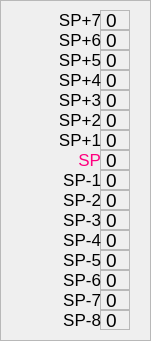
    <widget class="QFrame" name="stack_frame">
     <property name="geometry">
      <rect>
       <x>960</x>
       <y>30</y>
       <width>151</width>
       <height>341</height>
      </rect>
     </property>
     <property name="frameShape">
      <enum>QFrame::StyledPanel</enum>
     </property>
     <property name="frameShadow">
      <enum>QFrame::Plain</enum>
     </property>
     <widget class="QLabel" name="stack_F">
      <property name="geometry">
       <rect>
        <x>100</x>
        <y>10</y>
        <width>30</width>
        <height>20</height>
       </rect>
      </property>
      <property name="font">
       <font>
        <pointsize>14</pointsize>
       </font>
      </property>
      <property name="frameShape">
       <enum>QFrame::StyledPanel</enum>
      </property>
      <property name="frameShadow">
       <enum>QFrame::Sunken</enum>
      </property>
      <property name="text">
       <string>0</string>
      </property>
     </widget>
     <widget class="QLabel" name="stack_E">
      <property name="geometry">
       <rect>
        <x>100</x>
        <y>30</y>
        <width>30</width>
        <height>20</height>
       </rect>
      </property>
      <property name="font">
       <font>
        <pointsize>14</pointsize>
       </font>
      </property>
      <property name="frameShape">
       <enum>QFrame::StyledPanel</enum>
      </property>
      <property name="frameShadow">
       <enum>QFrame::Sunken</enum>
      </property>
      <property name="text">
       <string>0</string>
      </property>
     </widget>
     <widget class="QLabel" name="stack_D">
      <property name="geometry">
       <rect>
        <x>100</x>
        <y>50</y>
        <width>30</width>
        <height>20</height>
       </rect>
      </property>
      <property name="font">
       <font>
        <pointsize>14</pointsize>
       </font>
      </property>
      <property name="frameShape">
       <enum>QFrame::StyledPanel</enum>
      </property>
      <property name="frameShadow">
       <enum>QFrame::Sunken</enum>
      </property>
      <property name="text">
       <string>0</string>
      </property>
     </widget>
     <widget class="QLabel" name="stack_C">
      <property name="geometry">
       <rect>
        <x>100</x>
        <y>70</y>
        <width>30</width>
        <height>20</height>
       </rect>
      </property>
      <property name="font">
       <font>
        <pointsize>14</pointsize>
       </font>
      </property>
      <property name="frameShape">
       <enum>QFrame::StyledPanel</enum>
      </property>
      <property name="frameShadow">
       <enum>QFrame::Sunken</enum>
      </property>
      <property name="text">
       <string>0</string>
      </property>
     </widget>
     <widget class="QLabel" name="stack_B">
      <property name="geometry">
       <rect>
        <x>100</x>
        <y>90</y>
        <width>30</width>
        <height>20</height>
       </rect>
      </property>
      <property name="font">
       <font>
        <pointsize>14</pointsize>
       </font>
      </property>
      <property name="frameShape">
       <enum>QFrame::StyledPanel</enum>
      </property>
      <property name="frameShadow">
       <enum>QFrame::Sunken</enum>
      </property>
      <property name="text">
       <string>0</string>
      </property>
     </widget>
     <widget class="QLabel" name="stack_A">
      <property name="geometry">
       <rect>
        <x>100</x>
        <y>110</y>
        <width>30</width>
        <height>20</height>
       </rect>
      </property>
      <property name="font">
       <font>
        <pointsize>14</pointsize>
       </font>
      </property>
      <property name="frameShape">
       <enum>QFrame::StyledPanel</enum>
      </property>
      <property name="frameShadow">
       <enum>QFrame::Sunken</enum>
      </property>
      <property name="text">
       <string>0</string>
      </property>
     </widget>
     <widget class="QLabel" name="stack_9">
      <property name="geometry">
       <rect>
        <x>100</x>
        <y>130</y>
        <width>30</width>
        <height>20</height>
       </rect>
      </property>
      <property name="font">
       <font>
        <pointsize>14</pointsize>
       </font>
      </property>
      <property name="frameShape">
       <enum>QFrame::StyledPanel</enum>
      </property>
      <property name="frameShadow">
       <enum>QFrame::Sunken</enum>
      </property>
      <property name="text">
       <string>0</string>
      </property>
     </widget>
     <widget class="QLabel" name="stack_8">
      <property name="geometry">
       <rect>
        <x>100</x>
        <y>150</y>
        <width>30</width>
        <height>20</height>
       </rect>
      </property>
      <property name="font">
       <font>
        <pointsize>14</pointsize>
       </font>
      </property>
      <property name="frameShape">
       <enum>QFrame::StyledPanel</enum>
      </property>
      <property name="frameShadow">
       <enum>QFrame::Sunken</enum>
      </property>
      <property name="text">
       <string>0</string>
      </property>
     </widget>
     <widget class="QLabel" name="stack_7">
      <property name="geometry">
       <rect>
        <x>100</x>
        <y>170</y>
        <width>30</width>
        <height>20</height>
       </rect>
      </property>
      <property name="font">
       <font>
        <pointsize>14</pointsize>
       </font>
      </property>
      <property name="frameShape">
       <enum>QFrame::StyledPanel</enum>
      </property>
      <property name="frameShadow">
       <enum>QFrame::Sunken</enum>
      </property>
      <property name="text">
       <string>0</string>
      </property>
     </widget>
     <widget class="QLabel" name="stack_6">
      <property name="geometry">
       <rect>
        <x>100</x>
        <y>190</y>
        <width>30</width>
        <height>20</height>
       </rect>
      </property>
      <property name="font">
       <font>
        <pointsize>14</pointsize>
       </font>
      </property>
      <property name="frameShape">
       <enum>QFrame::StyledPanel</enum>
      </property>
      <property name="frameShadow">
       <enum>QFrame::Sunken</enum>
      </property>
      <property name="text">
       <string>0</string>
      </property>
     </widget>
     <widget class="QLabel" name="stack_5">
      <property name="geometry">
       <rect>
        <x>100</x>
        <y>210</y>
        <width>30</width>
        <height>20</height>
       </rect>
      </property>
      <property name="font">
       <font>
        <pointsize>14</pointsize>
       </font>
      </property>
      <property name="frameShape">
       <enum>QFrame::StyledPanel</enum>
      </property>
      <property name="frameShadow">
       <enum>QFrame::Sunken</enum>
      </property>
      <property name="text">
       <string>0</string>
      </property>
     </widget>
     <widget class="QLabel" name="stack_4">
      <property name="geometry">
       <rect>
        <x>100</x>
        <y>230</y>
        <width>30</width>
        <height>20</height>
       </rect>
      </property>
      <property name="font">
       <font>
        <pointsize>14</pointsize>
       </font>
      </property>
      <property name="frameShape">
       <enum>QFrame::StyledPanel</enum>
      </property>
      <property name="frameShadow">
       <enum>QFrame::Sunken</enum>
      </property>
      <property name="text">
       <string>0</string>
      </property>
     </widget>
     <widget class="QLabel" name="stack_3">
      <property name="geometry">
       <rect>
        <x>100</x>
        <y>250</y>
        <width>30</width>
        <height>20</height>
       </rect>
      </property>
      <property name="font">
       <font>
        <pointsize>14</pointsize>
       </font>
      </property>
      <property name="frameShape">
       <enum>QFrame::StyledPanel</enum>
      </property>
      <property name="frameShadow">
       <enum>QFrame::Sunken</enum>
      </property>
      <property name="text">
       <string>0</string>
      </property>
     </widget>
     <widget class="QLabel" name="stack_2">
      <property name="geometry">
       <rect>
        <x>100</x>
        <y>270</y>
        <width>30</width>
        <height>20</height>
       </rect>
      </property>
      <property name="font">
       <font>
        <pointsize>14</pointsize>
       </font>
      </property>
      <property name="frameShape">
       <enum>QFrame::StyledPanel</enum>
      </property>
      <property name="frameShadow">
       <enum>QFrame::Sunken</enum>
      </property>
      <property name="text">
       <string>0</string>
      </property>
     </widget>
     <widget class="QLabel" name="stack_1">
      <property name="geometry">
       <rect>
        <x>100</x>
        <y>290</y>
        <width>30</width>
        <height>20</height>
       </rect>
      </property>
      <property name="font">
       <font>
        <pointsize>14</pointsize>
       </font>
      </property>
      <property name="frameShape">
       <enum>QFrame::StyledPanel</enum>
      </property>
      <property name="frameShadow">
       <enum>QFrame::Sunken</enum>
      </property>
      <property name="text">
       <string>0</string>
      </property>
     </widget>
     <widget class="QLabel" name="stack_0">
      <property name="geometry">
       <rect>
        <x>100</x>
        <y>310</y>
        <width>30</width>
        <height>20</height>
       </rect>
      </property>
      <property name="font">
       <font>
        <pointsize>14</pointsize>
       </font>
      </property>
      <property name="frameShape">
       <enum>QFrame::StyledPanel</enum>
      </property>
      <property name="frameShadow">
       <enum>QFrame::Sunken</enum>
      </property>
      <property name="text">
       <string>0</string>
      </property>
     </widget>
     <widget class="QLabel" name="stack_sp_8">
      <property name="geometry">
       <rect>
        <x>60</x>
        <y>150</y>
        <width>41</width>
        <height>20</height>
       </rect>
      </property>
      <property name="font">
       <font>
        <pointsize>13</pointsize>
       </font>
      </property>
      <property name="styleSheet">
       <string notr="true">color: rgb(255, 0, 127);</string>
      </property>
      <property name="text">
       <string> SP</string>
      </property>
      <property name="alignment">
       <set>Qt::AlignRight|Qt::AlignTrailing|Qt::AlignVCenter</set>
      </property>
     </widget>
     <widget class="QLabel" name="stack_sp_7">
      <property name="geometry">
       <rect>
        <x>60</x>
        <y>170</y>
        <width>41</width>
        <height>20</height>
       </rect>
      </property>
      <property name="font">
       <font>
        <pointsize>13</pointsize>
       </font>
      </property>
      <property name="text">
       <string> SP-1</string>
      </property>
      <property name="alignment">
       <set>Qt::AlignRight|Qt::AlignTrailing|Qt::AlignVCenter</set>
      </property>
     </widget>
     <widget class="QLabel" name="stack_sp_6">
      <property name="geometry">
       <rect>
        <x>60</x>
        <y>190</y>
        <width>41</width>
        <height>20</height>
       </rect>
      </property>
      <property name="font">
       <font>
        <pointsize>13</pointsize>
       </font>
      </property>
      <property name="text">
       <string> SP-2</string>
      </property>
      <property name="alignment">
       <set>Qt::AlignRight|Qt::AlignTrailing|Qt::AlignVCenter</set>
      </property>
     </widget>
     <widget class="QLabel" name="stack_sp_5">
      <property name="geometry">
       <rect>
        <x>60</x>
        <y>210</y>
        <width>41</width>
        <height>20</height>
       </rect>
      </property>
      <property name="font">
       <font>
        <pointsize>13</pointsize>
       </font>
      </property>
      <property name="text">
       <string> SP-3</string>
      </property>
      <property name="alignment">
       <set>Qt::AlignRight|Qt::AlignTrailing|Qt::AlignVCenter</set>
      </property>
     </widget>
     <widget class="QLabel" name="stack_sp_4">
      <property name="geometry">
       <rect>
        <x>60</x>
        <y>230</y>
        <width>41</width>
        <height>20</height>
       </rect>
      </property>
      <property name="font">
       <font>
        <pointsize>13</pointsize>
       </font>
      </property>
      <property name="text">
       <string> SP-4</string>
      </property>
      <property name="alignment">
       <set>Qt::AlignRight|Qt::AlignTrailing|Qt::AlignVCenter</set>
      </property>
     </widget>
     <widget class="QLabel" name="stack_sp_3">
      <property name="geometry">
       <rect>
        <x>60</x>
        <y>250</y>
        <width>41</width>
        <height>20</height>
       </rect>
      </property>
      <property name="font">
       <font>
        <pointsize>13</pointsize>
       </font>
      </property>
      <property name="text">
       <string> SP-5</string>
      </property>
      <property name="alignment">
       <set>Qt::AlignRight|Qt::AlignTrailing|Qt::AlignVCenter</set>
      </property>
     </widget>
     <widget class="QLabel" name="stack_sp_2">
      <property name="geometry">
       <rect>
        <x>60</x>
        <y>270</y>
        <width>41</width>
        <height>20</height>
       </rect>
      </property>
      <property name="font">
       <font>
        <pointsize>13</pointsize>
       </font>
      </property>
      <property name="text">
       <string> SP-6</string>
      </property>
      <property name="alignment">
       <set>Qt::AlignRight|Qt::AlignTrailing|Qt::AlignVCenter</set>
      </property>
     </widget>
     <widget class="QLabel" name="stack_sp_E">
      <property name="geometry">
       <rect>
        <x>60</x>
        <y>30</y>
        <width>41</width>
        <height>20</height>
       </rect>
      </property>
      <property name="font">
       <font>
        <pointsize>13</pointsize>
       </font>
      </property>
      <property name="text">
       <string> SP+6</string>
      </property>
      <property name="alignment">
       <set>Qt::AlignRight|Qt::AlignTrailing|Qt::AlignVCenter</set>
      </property>
     </widget>
     <widget class="QLabel" name="stack_sp_C">
      <property name="geometry">
       <rect>
        <x>60</x>
        <y>70</y>
        <width>41</width>
        <height>20</height>
       </rect>
      </property>
      <property name="font">
       <font>
        <pointsize>13</pointsize>
       </font>
      </property>
      <property name="text">
       <string> SP+4</string>
      </property>
      <property name="alignment">
       <set>Qt::AlignRight|Qt::AlignTrailing|Qt::AlignVCenter</set>
      </property>
     </widget>
     <widget class="QLabel" name="stack_sp_9">
      <property name="geometry">
       <rect>
        <x>60</x>
        <y>130</y>
        <width>41</width>
        <height>20</height>
       </rect>
      </property>
      <property name="font">
       <font>
        <pointsize>13</pointsize>
       </font>
      </property>
      <property name="text">
       <string> SP+1</string>
      </property>
      <property name="alignment">
       <set>Qt::AlignRight|Qt::AlignTrailing|Qt::AlignVCenter</set>
      </property>
     </widget>
     <widget class="QLabel" name="stack_sp_A">
      <property name="geometry">
       <rect>
        <x>60</x>
        <y>110</y>
        <width>41</width>
        <height>20</height>
       </rect>
      </property>
      <property name="font">
       <font>
        <pointsize>13</pointsize>
       </font>
      </property>
      <property name="text">
       <string> SP+2</string>
      </property>
      <property name="alignment">
       <set>Qt::AlignRight|Qt::AlignTrailing|Qt::AlignVCenter</set>
      </property>
     </widget>
     <widget class="QLabel" name="stack_sp_D">
      <property name="geometry">
       <rect>
        <x>60</x>
        <y>50</y>
        <width>41</width>
        <height>20</height>
       </rect>
      </property>
      <property name="font">
       <font>
        <pointsize>13</pointsize>
       </font>
      </property>
      <property name="text">
       <string> SP+5</string>
      </property>
      <property name="alignment">
       <set>Qt::AlignRight|Qt::AlignTrailing|Qt::AlignVCenter</set>
      </property>
     </widget>
     <widget class="QLabel" name="stack_sp_B">
      <property name="geometry">
       <rect>
        <x>60</x>
        <y>90</y>
        <width>41</width>
        <height>20</height>
       </rect>
      </property>
      <property name="font">
       <font>
        <pointsize>13</pointsize>
       </font>
      </property>
      <property name="text">
       <string> SP+3</string>
      </property>
      <property name="alignment">
       <set>Qt::AlignRight|Qt::AlignTrailing|Qt::AlignVCenter</set>
      </property>
     </widget>
     <widget class="QLabel" name="stack_sp_F">
      <property name="geometry">
       <rect>
        <x>60</x>
        <y>10</y>
        <width>41</width>
        <height>20</height>
       </rect>
      </property>
      <property name="font">
       <font>
        <pointsize>13</pointsize>
       </font>
      </property>
      <property name="text">
       <string> SP+7</string>
      </property>
      <property name="alignment">
       <set>Qt::AlignRight|Qt::AlignTrailing|Qt::AlignVCenter</set>
      </property>
     </widget>
     <widget class="QLabel" name="stack_sp_1">
      <property name="geometry">
       <rect>
        <x>60</x>
        <y>290</y>
        <width>41</width>
        <height>20</height>
       </rect>
      </property>
      <property name="font">
       <font>
        <pointsize>13</pointsize>
       </font>
      </property>
      <property name="text">
       <string> SP-7</string>
      </property>
      <property name="alignment">
       <set>Qt::AlignRight|Qt::AlignTrailing|Qt::AlignVCenter</set>
      </property>
     </widget>
     <widget class="QLabel" name="stack_sp_0">
      <property name="geometry">
       <rect>
        <x>60</x>
        <y>310</y>
        <width>41</width>
        <height>20</height>
       </rect>
      </property>
      <property name="font">
       <font>
        <pointsize>13</pointsize>
       </font>
      </property>
      <property name="text">
       <string> SP-8</string>
      </property>
      <property name="alignment">
       <set>Qt::AlignRight|Qt::AlignTrailing|Qt::AlignVCenter</set>
      </property>
     </widget>
    </widget>
